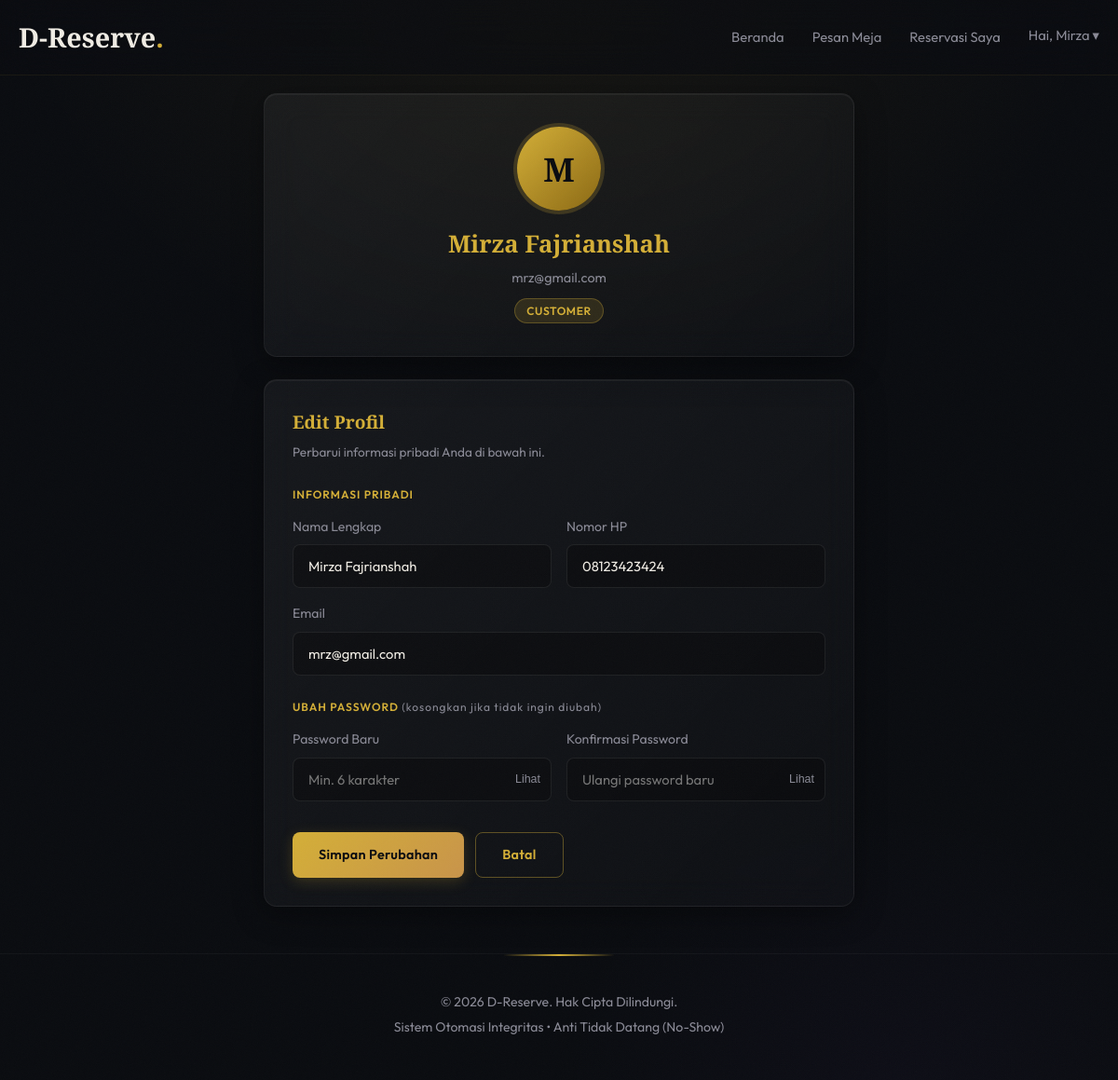
Page /public/index.php?action=profile (signed in) on the committed database.
### tables this page shows
CREATE TABLE `users` (
  `id` int(11) NOT NULL,
  `name` varchar(100) NOT NULL,
  `email` varchar(100) NOT NULL,
  `password` varchar(255) NOT NULL,
  `role` enum('customer','admin') DEFAULT 'customer',
  `created_at` timestamp NOT NULL DEFAULT current_timestamp(),
  `phone` varchar(20) DEFAULT NULL
);

### controllers/ProfileController.php (called while the page is built, shortened)
<?php
require_once '../models/User.php';
class ProfileController {
    private $db;
    public function __construct() {
        $database = new Database();
        $this->db = $database->getConnection();
    }
    public function show() {
        $userModel = new User($this->db);
        $userData  = $userModel->readOne($_SESSION['user_id']);
        require_once '../views/profile.php';
    }
}
?>

### config/Database.php (called while the page is built, shortened)
<?php
class Database {
    private $host = "localhost";
    private $db_name = "dreserve";
    private $username = "root";
    private $password = "";
    public function getConnection() {
        $this->conn = null;
        try {
            $this->conn = new PDO("mysql:host=" . $this->host . ";dbname=" . $this->db_name, $this->username, $this->password);
            $this->conn->setAttribute(PDO::ATTR_ERRMODE, PDO::ERRMODE_EXCEPTION);
        } catch(PDOException $exception) {
            echo "Connection error: " . $exception->getMessage();
        }
        return $this->conn;
    }
}
?>

### models/User.php (called while the page is built, shortened)
<?php
class User {
    private $conn;
    private $table_name = "users";
    public function __construct($db) {
        $this->conn = $db;
    }
    public function readOne($id) {
        $query = "SELECT id, name, email, phone, role FROM " . $this->table_name . " WHERE id = :id LIMIT 0,1";
        $stmt = $this->conn->prepare($query);
        $stmt->bindParam(':id', $id);
        $stmt->execute();
        return $stmt->fetch(PDO::FETCH_ASSOC);
    }
}
?>

### views/profile.php (the view, shortened to what this page needs)
<?php require_once '../views/layout/header.php'; ?>
<div style="max-width: 680px; margin: 0 auto;">
    <div class="glass-panel" style="text-align:center; margin-bottom: 24px; padding: 35px 30px;">
        <div style="width:90px; height:90px; border-radius:50%; background:linear-gradient(135deg, var(--primary-color) 0%, #8B6914 100%); display:flex; align-items:center; justify-content:center; margin: 0 auto 16px; font-size:2.2rem; font-family:var(--font-serif); color:var(--bg-color); font-weight:700; box-shadow: 0 0 0 4px rgba(212,175,55,0.2);">
            <?= strtoupper(substr($userData['name'], 0, 1)) ?>
        </div>
        <h2 style="margin-bottom:4px; font-size:1.6rem;"><?= htmlspecialchars($userData['name']) ?></h2>
        <p style="margin:0; font-size:0.9rem; color:var(--text-muted);"><?= htmlspecialchars($userData['email']) ?></p>
        <span style="display:inline-block; margin-top:10px; background:rgba(212,175,55,0.15); border:1px solid rgba(212,175,55,0.3); color:var(--primary-color); font-size:0.75rem; font-weight:600; padding:3px 12px; border-radius:20px; text-transform:uppercase; letter-spacing:0.05em;">
            <?= ucfirst($userData['role']) ?>
        </span>
    </div>
    <div class="glass-panel">
        <h3 style="margin-bottom:6px; font-size:1.2rem;">Edit Profil</h3>
        <p style="font-size:0.85rem; margin-bottom:24px;">Perbarui informasi pribadi Anda di bawah ini.</p>
        <form action="index.php?action=profile" method="POST" id="profileForm">
            <p style="font-size:0.75rem; text-transform:uppercase; letter-spacing:0.08em; color:var(--primary-color); margin-bottom:14px; font-weight:600;">Informasi Pribadi</p>
            <div style="display:grid; grid-template-columns:1fr 1fr; gap:16px; margin-bottom:16px;">
                <div class="form-group" style="margin:0;">
                    <label for="p-name">Nama Lengkap</label>
                    <input type="text" id="p-name" name="name" required
                           value="<?= htmlspecialchars($userData['name']) ?>"
                           placeholder="Nama lengkap Anda">
                </div>
                <div class="form-group" style="margin:0;">
                    <label for="p-phone">Nomor HP</label>
                    <input type="tel" id="p-phone" name="phone"
                           value="<?= htmlspecialchars($userData['phone'] ?? '') ?>"
                           placeholder="Contoh: 081234567890">
                </div>
            </div>
            <div class="form-group">
                <label for="p-email">Email</label>
                <input type="email" id="p-email" name="email" required
                       value="<?= htmlspecialchars($userData['email']) ?>"
                       placeholder="email@example.com">
            </div>
            <p style="font-size:0.75rem; text-transform:uppercase; letter-spacing:0.08em; color:var(--primary-color); margin: 24px 0 14px; font-weight:600;">Ubah Password <span style="text-transform:none; font-weight:400; color:var(--text-muted); font-size:0.75rem;">(kosongkan jika tidak ingin diubah)</span></p>
            <div style="display:grid; grid-template-columns:1fr 1fr; gap:16px;">
                <div class="form-group" style="margin:0; position:relative;">
                    <label for="p-new-pass">Password Baru</label>
                    <div style="position:relative;">
                        <input type="password" id="p-new-pass" name="new_password"
                               placeholder="Min. 6 karakter"
                               style="padding-right:50px;"
                               autocomplete="new-password">
                        <button type="button" onclick="toggleVis('p-new-pass', this)"
                                style="position:absolute;right:12px;top:50%;transform:translateY(-50%);background:none;border:none;color:var(--text-muted);cursor:pointer;font-size:0.78rem;">Lihat</button>
                    </div>
                </div>
                <div class="form-group" style="margin:0;">
                    <label for="p-confirm-pass">Konfirmasi Password</label>
                    <div style="position:relative;">
                        <input type="password" id="p-confirm-pass" name="confirm_password"
                               placeholder="Ulangi password baru"
                               style="padding-right:50px;"
                               autocomplete="new-password">
                        <button type="button" onclick="toggleVis('p-confirm-pass', this)"
                                style="position:absolute;right:12px;top:50%;transform:translateY(-50%);background:none;border:none;color:var(--text-muted);cursor:pointer;font-size:0.78rem;">Lihat</button>
                    </div>
                </div>
            </div>
            <div style="display:flex; gap:12px; margin-top:28px;">
                <button type="submit" class="btn btn-primary">Simpan Perubahan</button>
                <a href="index.php?action=home" class="btn btn-outline">Batal</a>
            </div>
        </form>
    </div>
</div>
<?php require_once '../views/layout/footer.php'; ?>

### public/css/style.css (style rules this page uses)
:root { --bg-color: #0a0c10; --bg-surface: #12141a; --surface-color: rgba(255, 255, 255, 0.04); --surface-hover: rgba(255, 255, 255, 0.08); --primary-color: #d4af37; --primary-hover: #e8c84a; --primary-glow: rgba(212, 175, 55, 0.25); --accent-warm: #c9944a; --text-main: #f0ece4; --text-muted: #8a8a96; --danger: #e74c3c; --success: #2ecc71; --radius-sm: 8px; --radius-md: 14px; --radius-lg: 20px; --font-sans: 'Outfit', sans-serif; --font-serif: 'Playfair Display', serif; }
* { margin: 0; padding: 0; box-sizing: border-box; }
body { background-color: var(--bg-color); background-image: radial-gradient(ellipse 80% 60% at 50% 0%, rgba(212,175,55,0.06) 0%, transparent 60%), radial-gradient(ellipse 60% 50% at 80% 100%, rgba(100,60,180,0.04) 0%, transparent 50%); color: var(--text-main); font-family: var(--font-sans); line-height: 1.6; min-height: 100vh; display: flex; flex-direction: column; }
body::before { content: ''; position: fixed; inset: 0; z-index: 9998; pointer-events: none; opacity: 0.025; background-repeat: repeat; background-size: 200px; }
h1, h2, h3 { font-family: var(--font-serif); font-weight: 600; color: var(--primary-color); }
h2 { font-size: 2.5rem; margin-bottom: 15px; }
p { color: var(--text-muted); margin-bottom: 15px; }
.btn { padding: 12px 28px; border-radius: var(--radius-sm); cursor: pointer; font-family: var(--font-sans); font-weight: 600; font-size: 0.9rem; text-decoration: none; transition: all 0.35s cubic-bezier(0.16, 1, 0.3, 1); border: none; display: inline-block; position: relative; overflow: hidden; letter-spacing: 0.02em; }
.btn-primary { background: linear-gradient(135deg, #d4af37, #c9944a); color: #0a0c10; box-shadow: 0 4px 15px rgba(212,175,55,0.2); }
.btn-primary::before { content: ''; position: absolute; top: 0; left: -100%; width: 100%; height: 100%; background: linear-gradient(90deg, transparent, rgba(255,255,255,0.25), transparent); transition: left 0.5s ease; }
.btn-outline { background: transparent; border: 1px solid rgba(212,175,55,0.4); color: var(--primary-color); }
.glass-panel { background: linear-gradient(135deg, rgba(255,255,255,0.05), rgba(255,255,255,0.02)); border: 1px solid rgba(255,255,255,0.06); border-radius: var(--radius-md); padding: 30px; backdrop-filter: blur(16px); -webkit-backdrop-filter: blur(16px); box-shadow: 0 8px 32px rgba(0,0,0,0.4), inset 0 1px 0 rgba(255,255,255,0.05); transition: transform 0.4s cubic-bezier(0.16,1,0.3,1), box-shadow 0.4s ease; animation: fadeUp 0.6s cubic-bezier(0.16, 1, 0.3, 1) forwards; }
.form-group { margin-bottom: 20px; text-align: left; }
.form-group label { display: block; margin-bottom: 8px; color: var(--text-muted); font-size: 0.88rem; font-weight: 400; }
.form-control, input[type="text"], input[type="email"], input[type="password"], input[type="date"], input[type="time"], input[type="number"], input[type="tel"], select { width: 100%; padding: 13px 16px; background: rgba(0,0,0,0.25); border: 1px solid rgba(255,255,255,0.08); border-radius: var(--radius-sm); color: var(--text-main); font-family: var(--font-sans); font-size: 0.92rem; transition: all 0.3s ease; }

### rows in the picture
users: name "M", name "Mirza Fajrianshah", email "mrz@gmail.com", role "CUSTOMER", phone "08123423424"

### other values in the picture
explode(' ', trim($_SESSION['user_name'] ?? 'User'))[0] "Mirza"
